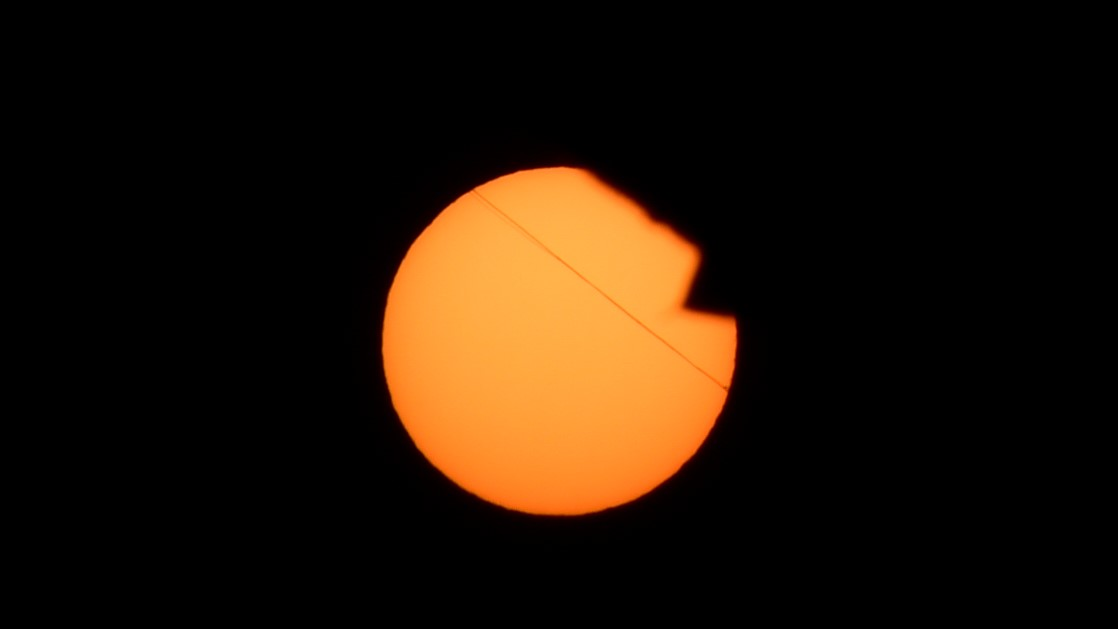
#> input picture 56.JPG, 1118 x 629 px, found by its file name
$ jupyter execute final-code.ipynb
#> lines starting #> are read from the running program, lines starting #| are printed output that depends on the picture; after the words box and inside, x2 and y2 are one past the last pixel; in counts of white or black regions, pixels touching at a corner belong together
[cell 1]
import cv2
import numpy as np
import matplotlib.pyplot as plt

# Load two images
img1 = cv2.imread('56.jpg')
#> img1 is the input picture: shape (629, 1118, 3); mean B, G, R 7.4, 20.5, 34.1
img2 = cv2.imread('watermark_no_copy.png')
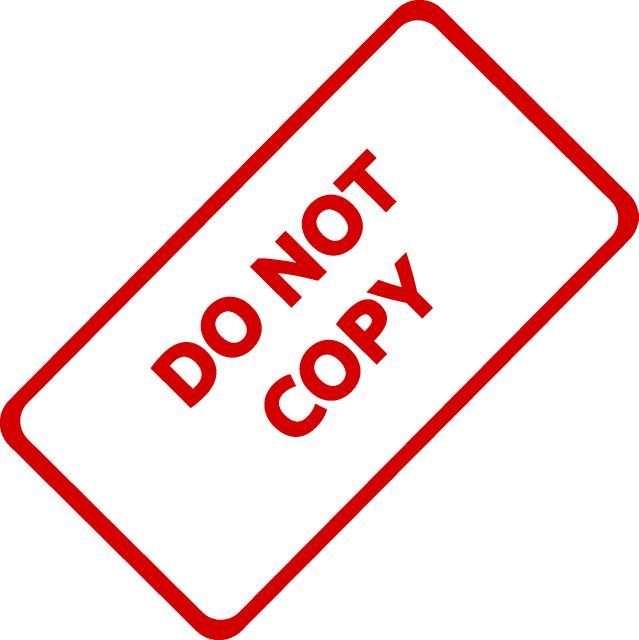
#> input picture watermark_no_copy.png, 1277 x 1280 px (shown at 1/2 size)
#> img2 is the input picture: shape (1280, 1277, 3); mean B, G, R 226.7, 226.7, 250.2
img2 =cv2.resize(img2,(200,200))
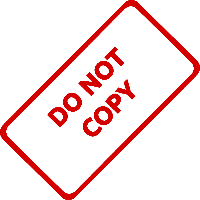
#> img2: shape (200, 200, 3); mean B, G, R 226.6, 226.6, 250.2

img1 = cv2.cvtColor(img1, cv2.COLOR_BGR2RGB)
img2 = cv2.cvtColor(img2, cv2.COLOR_BGR2RGB)

img1.shape

# Creating an ROI of the same size of the foreground image (smaller image that will go on top)
x_offset = 1118-200
y_offset = 629-200
rows,cols,channels = img2.shape
#> rows = 200; cols = 200; channels = 3
roi = img1[y_offset:629,x_offset:1118] # BOTTOM RIGHT CORNER
#> roi: shape (200, 200, 3); every value is 0
plt.imshow(roi)


#WE CREATE A MASK OF THE WATERMARK OF ONLY THE RED PART
img2gray = cv2.cvtColor(img2,cv2.COLOR_BGR2GRAY)
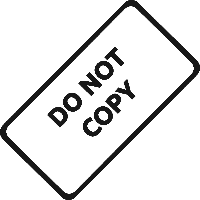
#> img2gray: shape (200, 200); min 23, max 255, mean 229.2
plt.imshow(img2gray,cmap='gray')

mask_inv = cv2.bitwise_not(img2gray)
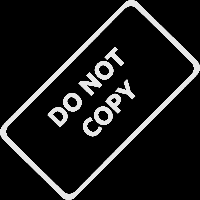
#> mask_inv: shape (200, 200); min 0, max 232, mean 25.8
plt.imshow(mask_inv, cmap='gray')

white_background = np.full(img2.shape, 255, dtype=np.uint8)
bk = cv2.bitwise_or(white_background, white_background, mask=mask_inv)
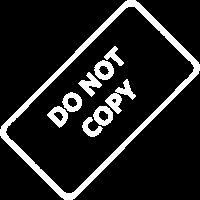
#> bk: shape (200, 200, 3); 12.7% white; 9 white regions, largest, box (x1, y1, x2, y2) and area: (0, 0, 200, 200) 3173, (105, 79, 136, 114) 372, (78, 72, 102, 97) 248
#> white_background: shape (200, 200, 3); every value is 255
plt.imshow(bk)

fg = cv2.bitwise_or(img2, img2, mask=mask_inv)
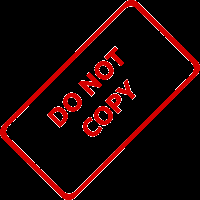
#> fg: shape (200, 200, 3); mean R, G, B 27.7, 4.1, 4.1
plt.imshow(fg)


#PUTTING THE WATERMARK ONTO THE REGION OF INTEREST
final_roi = cv2.bitwise_or(roi,fg)
plt.imshow(final_roi)


large_img = img1
small_img = final_roi
large_img[y_offset:y_offset+small_img.shape[0], x_offset:x_offset+small_img.shape[1]] = small_img
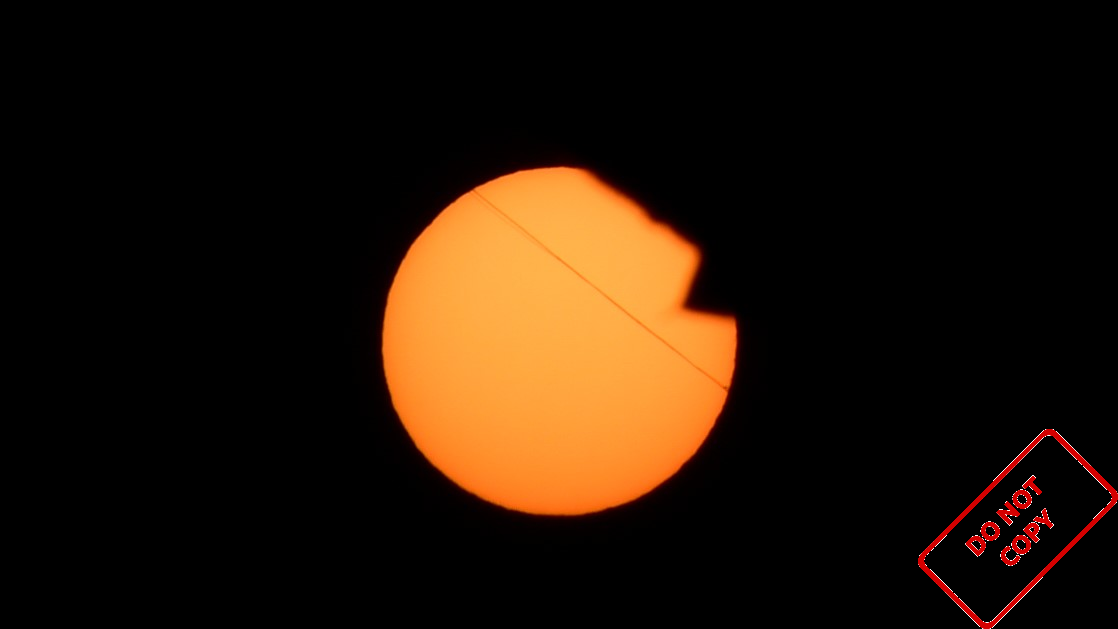
#> large_img: shape (629, 1118, 3); mean R, G, B 35.7, 20.7, 7.6
plt.imshow(large_img)
